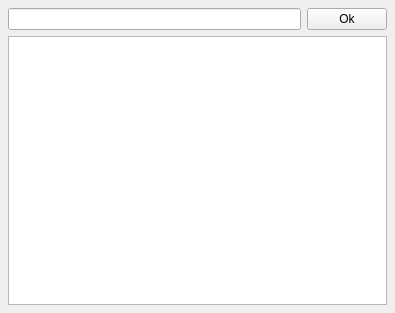
<ui version="4.0" >
 <author></author>
 <comment></comment>
 <exportmacro></exportmacro>
 <class>Form</class>
 <widget class="QWidget" name="Form" >
  <property name="geometry" >
   <rect>
    <x>0</x>
    <y>0</y>
    <width>395</width>
    <height>313</height>
   </rect>
  </property>
  <property name="windowTitle" >
   <string>My sample form</string>
  </property>
  <layout class="QGridLayout" >
   <property name="margin" >
    <number>8</number>
   </property>
   <property name="spacing" >
    <number>6</number>
   </property>
   <item row="0" column="0" >
    <layout class="QHBoxLayout" >
     <property name="margin" >
      <number>0</number>
     </property>
     <property name="spacing" >
      <number>6</number>
     </property>
     <item>
      <widget class="QLineEdit" name="nameEdit" />
     </item>
     <item>
      <widget class="QPushButton" name="okPushButton" >
       <property name="text" >
        <string>Ok</string>
       </property>
      </widget>
     </item>
    </layout>
   </item>
   <item row="1" column="0" >
    <widget class="QListWidget" name="nameList" />
   </item>
  </layout>
 </widget>
 <pixmapfunction></pixmapfunction>
 <resources/>
 <connections/>
</ui>
